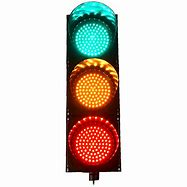
#> input picture download.jpg, 187 x 187 px, found by its file name
$ python program.py
#> lines starting #> are read from the running program, lines starting #| are printed output that depends on the picture; after the words box and inside, x2 and y2 are one past the last pixel; in counts of white or black regions, pixels touching at a corner belong together
#> further down, frame is the input picture: shape (187, 187, 3); mean B, G, R 203, 209.6, 216.9
import cv2
import numpy as np

def detect_traffic_lights(frame):
    hsv = cv2.cvtColor(frame, cv2.COLOR_BGR2HSV)
#> hsv: shape (187, 187, 3); mean H, S, V 16.5, 55.1, 226

    # Red mask
    red_lower1 = np.array([0, 100, 100])
    red_upper1 = np.array([10, 255, 255])
    red_lower2 = np.array([160, 100, 100])
    red_upper2 = np.array([180, 255, 255])
    red_mask = cv2.inRange(hsv, red_lower1, red_upper1) | cv2.inRange(hsv, red_lower2, red_upper2)
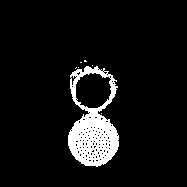
#> red_mask: shape (187, 187); 7.5% white; 7 white regions (6 under 20 px), largest, box (x1, y1, x2, y2) and area: (68, 66, 119, 167) 2612

    # Yellow mask
    yellow_lower = np.array([20, 100, 100])
    yellow_upper = np.array([30, 255, 255])
    yellow_mask = cv2.inRange(hsv, yellow_lower, yellow_upper)
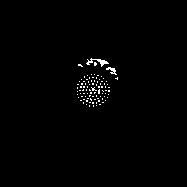
#> yellow_mask: shape (187, 187); 0.93% white in thin lines or dots, all inside (x1, y1, x2, y2) = (77, 58, 118, 107)

    # Green mask
    green_lower = np.array([40, 100, 100])
    green_upper = np.array([70, 255, 255])
    green_mask = cv2.inRange(hsv, green_lower, green_upper)
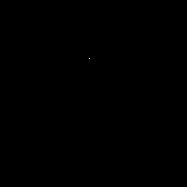
#> green_mask: shape (187, 187); 0% white in thin lines or dots, all inside (x1, y1, x2, y2) = (89, 58, 90, 59)

    # List to store detected regions
    detected_lights = []

    # Function to find and annotate traffic lights
    def find_and_annotate(mask, color, label):
#> called with color = (0, 0, 255), label = 'Red Light'
        contours, _ = cv2.findContours(mask, cv2.RETR_EXTERNAL, cv2.CHAIN_APPROX_SIMPLE)
#> contours = 7 contours, 6 with area under 20; largest, box (x1, y1, x2, y2) and area: (68, 66, 119, 167) 3610
        for contour in contours:
            if cv2.contourArea(contour) > 500:  # Threshold to filter small contours
                # Get bounding box
                x, y, w, h = cv2.boundingRect(contour)
                # Draw the bounding box and label
                cv2.rectangle(frame, (x, y), (x + w, y + h), color, 2)
                cv2.putText(frame, label, (x, y - 10), cv2.FONT_HERSHEY_SIMPLEX, 1, color, 2)
                detected_lights.append((x, y, w, h, label))  # Store the light region
#> this loop made 7 passes
#> (x, y, w, h) on pass 4: (68, 66, 51, 101)
#> contour on passes 1, 2, 3, 5, 6, 7: [[101, 113]], [[78, 67]], [[76, 67], [75, 68]], [[92, 65]], [[80, 62], [81, 62]], [[84, 60], [84, 61], [86, 61], [85, 60]]
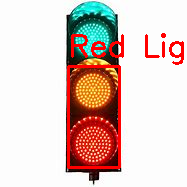
#> frame: shape (187, 187, 3); 5.04% of pixels changed, all inside (x1, y1, x2, y2) = (67, 33, 184, 169)
#> after the loop, detected_lights = [(68, 66, 51, 101, 'Red Light')]

    # Detect and annotate red lights
    find_and_annotate(red_mask, (0, 0, 255), 'Red Light')
    # Detect and annotate yellow lights
    find_and_annotate(yellow_mask, (0, 255, 255), 'Yellow Light')
#> in find_and_annotate (call 2), `contours, _ = cv2.findContours(mask, cv2.RETR_EXTERNAL, cv2.CHAIN_APPR..`: contours = 91 contours, 89 with area under 20; largest, box (x1, y1, x2, y2) and area: (86, 58, 109, 67) 42, (106, 67, 117, 75) 24
#> the loop in find_and_annotate (call 2), `for contour in contours:` made 91 passes
#> contour on passes 1 to 12: [[96, 105]], [[93, 105], [93, 106]], [[89, 105], [89, 106]], [[99, 104], [100, 104]], [[86, 104]], [[102, 102], [103, 102]], [[96, 102], [96, 103]], [[92, 102], [92, 103], [93, 103], [93, 102]], [[89, 102], [90, 102]], [[83, 102], [83, 103]], [[105, 100]], [[98, 100], [98, 101], [99, 101], [99, 100]]
    # Detect and annotate green lights
    find_and_annotate(green_mask, (0, 255, 0), 'Green Light')

    # Return the image with annotated traffic lights
    return frame, detected_lights

if __name__ == "__main__":
    image_path = "C:/akshayanmproj\download.jpg"
    frame = cv2.imread(image_path)

    if frame is None:
        print("Error: Could not load image")
    else:
        output, detected_lights = detect_traffic_lights(frame)
        cv2.imshow("Traffic Light Detection", output)
        cv2.waitKey(0)
        cv2.destroyAllWindows()

        # Optionally, save the output image with annotations
        output_image_path = "output_traffic_lights.jpg"
        cv2.imwrite(output_image_path, output)
        print(f"Annotated image saved to {output_image_path}")
